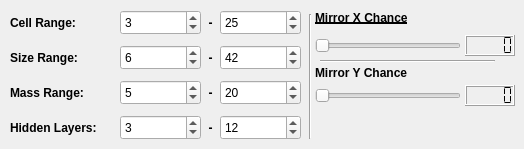
    <widget class="QWidget" name="tab_2">
     <attribute name="title">
      <string>Creation Controls</string>
     </attribute>
     <widget class="QLabel" name="cell_range_label">
      <property name="geometry">
       <rect>
        <x>10</x>
        <y>10</y>
        <width>101</width>
        <height>25</height>
       </rect>
      </property>
      <property name="font">
       <font>
        <weight>75</weight>
        <bold>true</bold>
       </font>
      </property>
      <property name="toolTip">
       <string extracomment="The amount of CO2 in this world"/>
      </property>
      <property name="statusTip">
       <string/>
      </property>
      <property name="whatsThis">
       <string/>
      </property>
      <property name="text">
       <string>Cell Range:</string>
      </property>
     </widget>
     <widget class="QSpinBox" name="min_cell_range_spinbox">
      <property name="geometry">
       <rect>
        <x>120</x>
        <y>10</y>
        <width>81</width>
        <height>25</height>
       </rect>
      </property>
      <property name="toolTip">
       <string extracomment="Amount of CO2 to add"/>
      </property>
      <property name="statusTip">
       <string>Minimum number of cells per organism</string>
      </property>
      <property name="minimum">
       <number>1</number>
      </property>
      <property name="maximum">
       <number>999999999</number>
      </property>
      <property name="value">
       <number>3</number>
      </property>
     </widget>
     <widget class="QSpinBox" name="max_cell_range_spinbox">
      <property name="geometry">
       <rect>
        <x>220</x>
        <y>10</y>
        <width>81</width>
        <height>25</height>
       </rect>
      </property>
      <property name="toolTip">
       <string extracomment="Amount of CO2 to add"/>
      </property>
      <property name="statusTip">
       <string>Maximum number of cells per organism</string>
      </property>
      <property name="minimum">
       <number>2</number>
      </property>
      <property name="maximum">
       <number>999999999</number>
      </property>
      <property name="value">
       <number>25</number>
      </property>
     </widget>
     <widget class="QLabel" name="dash">
      <property name="geometry">
       <rect>
        <x>200</x>
        <y>10</y>
        <width>21</width>
        <height>25</height>
       </rect>
      </property>
      <property name="font">
       <font>
        <weight>75</weight>
        <bold>true</bold>
       </font>
      </property>
      <property name="toolTip">
       <string extracomment="The amount of CO2 in this world"/>
      </property>
      <property name="statusTip">
       <string/>
      </property>
      <property name="whatsThis">
       <string/>
      </property>
      <property name="text">
       <string>-</string>
      </property>
      <property name="alignment">
       <set>Qt::AlignCenter</set>
      </property>
     </widget>
     <widget class="QSpinBox" name="min_size_range_spinbox">
      <property name="geometry">
       <rect>
        <x>120</x>
        <y>45</y>
        <width>81</width>
        <height>25</height>
       </rect>
      </property>
      <property name="toolTip">
       <string extracomment="Amount of CO2 to add"/>
      </property>
      <property name="statusTip">
       <string>Minimum size for each cell</string>
      </property>
      <property name="minimum">
       <number>1</number>
      </property>
      <property name="maximum">
       <number>999999999</number>
      </property>
      <property name="value">
       <number>6</number>
      </property>
     </widget>
     <widget class="QLabel" name="size_range_label">
      <property name="geometry">
       <rect>
        <x>10</x>
        <y>45</y>
        <width>101</width>
        <height>25</height>
       </rect>
      </property>
      <property name="font">
       <font>
        <weight>75</weight>
        <bold>true</bold>
       </font>
      </property>
      <property name="toolTip">
       <string extracomment="The amount of CO2 in this world"/>
      </property>
      <property name="statusTip">
       <string/>
      </property>
      <property name="whatsThis">
       <string/>
      </property>
      <property name="text">
       <string>Size Range:</string>
      </property>
     </widget>
     <widget class="QSpinBox" name="max_size_range_spinbox">
      <property name="geometry">
       <rect>
        <x>220</x>
        <y>45</y>
        <width>81</width>
        <height>25</height>
       </rect>
      </property>
      <property name="toolTip">
       <string extracomment="Amount of CO2 to add"/>
      </property>
      <property name="statusTip">
       <string>Maximum size per cell</string>
      </property>
      <property name="minimum">
       <number>2</number>
      </property>
      <property name="maximum">
       <number>999999999</number>
      </property>
      <property name="value">
       <number>42</number>
      </property>
     </widget>
     <widget class="QLabel" name="dash_2">
      <property name="geometry">
       <rect>
        <x>200</x>
        <y>45</y>
        <width>21</width>
        <height>25</height>
       </rect>
      </property>
      <property name="font">
       <font>
        <weight>75</weight>
        <bold>true</bold>
       </font>
      </property>
      <property name="toolTip">
       <string extracomment="The amount of CO2 in this world"/>
      </property>
      <property name="statusTip">
       <string/>
      </property>
      <property name="whatsThis">
       <string/>
      </property>
      <property name="text">
       <string>-</string>
      </property>
      <property name="alignment">
       <set>Qt::AlignCenter</set>
      </property>
     </widget>
     <widget class="QSpinBox" name="min_mass_range_spinbox">
      <property name="geometry">
       <rect>
        <x>120</x>
        <y>80</y>
        <width>81</width>
        <height>25</height>
       </rect>
      </property>
      <property name="toolTip">
       <string extracomment="Amount of CO2 to add"/>
      </property>
      <property name="statusTip">
       <string>Minimum mass per cell</string>
      </property>
      <property name="minimum">
       <number>1</number>
      </property>
      <property name="maximum">
       <number>999999999</number>
      </property>
      <property name="value">
       <number>5</number>
      </property>
     </widget>
     <widget class="QLabel" name="mass_range_label">
      <property name="geometry">
       <rect>
        <x>10</x>
        <y>80</y>
        <width>101</width>
        <height>25</height>
       </rect>
      </property>
      <property name="font">
       <font>
        <weight>75</weight>
        <bold>true</bold>
       </font>
      </property>
      <property name="toolTip">
       <string extracomment="The amount of CO2 in this world"/>
      </property>
      <property name="statusTip">
       <string/>
      </property>
      <property name="whatsThis">
       <string/>
      </property>
      <property name="text">
       <string>Mass Range:</string>
      </property>
     </widget>
     <widget class="QSpinBox" name="max_mass_range_spinbox">
      <property name="geometry">
       <rect>
        <x>220</x>
        <y>80</y>
        <width>81</width>
        <height>25</height>
       </rect>
      </property>
      <property name="toolTip">
       <string extracomment="Amount of CO2 to add"/>
      </property>
      <property name="statusTip">
       <string>Maximum mass per cell</string>
      </property>
      <property name="minimum">
       <number>2</number>
      </property>
      <property name="maximum">
       <number>999999999</number>
      </property>
      <property name="value">
       <number>20</number>
      </property>
     </widget>
     <widget class="QLabel" name="dash_3">
      <property name="geometry">
       <rect>
        <x>200</x>
        <y>80</y>
        <width>21</width>
        <height>25</height>
       </rect>
      </property>
      <property name="font">
       <font>
        <weight>75</weight>
        <bold>true</bold>
       </font>
      </property>
      <property name="toolTip">
       <string extracomment="The amount of CO2 in this world"/>
      </property>
      <property name="statusTip">
       <string/>
      </property>
      <property name="whatsThis">
       <string/>
      </property>
      <property name="text">
       <string>-</string>
      </property>
      <property name="alignment">
       <set>Qt::AlignCenter</set>
      </property>
     </widget>
     <widget class="Line" name="line">
      <property name="geometry">
       <rect>
        <x>300</x>
        <y>14</y>
        <width>20</width>
        <height>125</height>
       </rect>
      </property>
      <property name="orientation">
       <enum>Qt::Vertical</enum>
      </property>
     </widget>
     <widget class="QLabel" name="mirror_x_label">
      <property name="geometry">
       <rect>
        <x>315</x>
        <y>5</y>
        <width>121</width>
        <height>25</height>
       </rect>
      </property>
      <property name="font">
       <font>
        <weight>75</weight>
        <bold>true</bold>
        <underline>true</underline>
       </font>
      </property>
      <property name="toolTip">
       <string extracomment="The amount of CO2 in this world"/>
      </property>
      <property name="statusTip">
       <string/>
      </property>
      <property name="whatsThis">
       <string/>
      </property>
      <property name="text">
       <string>Mirror X Chance</string>
      </property>
     </widget>
     <widget class="QSlider" name="mirror_x_slider">
      <property name="geometry">
       <rect>
        <x>315</x>
        <y>35</y>
        <width>146</width>
        <height>21</height>
       </rect>
      </property>
      <property name="statusTip">
       <string>The chance a new organism will be mirrored on the X axis</string>
      </property>
      <property name="maximum">
       <number>100</number>
      </property>
      <property name="orientation">
       <enum>Qt::Horizontal</enum>
      </property>
      <property name="tickInterval">
       <number>0</number>
      </property>
     </widget>
     <widget class="QLCDNumber" name="mirror_x_lcd">
      <property name="geometry">
       <rect>
        <x>465</x>
        <y>35</y>
        <width>50</width>
        <height>21</height>
       </rect>
      </property>
      <property name="smallDecimalPoint">
       <bool>false</bool>
      </property>
      <property name="mode">
       <enum>QLCDNumber::Dec</enum>
      </property>
      <property name="segmentStyle">
       <enum>QLCDNumber::Flat</enum>
      </property>
     </widget>
     <widget class="QSlider" name="mirror_y_slider">
      <property name="geometry">
       <rect>
        <x>315</x>
        <y>85</y>
        <width>146</width>
        <height>21</height>
       </rect>
      </property>
      <property name="statusTip">
       <string>The chance a new organism will be mirrored on the Y axis</string>
      </property>
      <property name="maximum">
       <number>100</number>
      </property>
      <property name="orientation">
       <enum>Qt::Horizontal</enum>
      </property>
     </widget>
     <widget class="QLCDNumber" name="mirror_y_lcd">
      <property name="geometry">
       <rect>
        <x>465</x>
        <y>85</y>
        <width>50</width>
        <height>21</height>
       </rect>
      </property>
      <property name="segmentStyle">
       <enum>QLCDNumber::Flat</enum>
      </property>
     </widget>
     <widget class="QLabel" name="mirror_y_label">
      <property name="geometry">
       <rect>
        <x>315</x>
        <y>60</y>
        <width>121</width>
        <height>25</height>
       </rect>
      </property>
      <property name="font">
       <font>
        <weight>75</weight>
        <bold>true</bold>
       </font>
      </property>
      <property name="toolTip">
       <string extracomment="The amount of CO2 in this world"/>
      </property>
      <property name="statusTip">
       <string/>
      </property>
      <property name="whatsThis">
       <string/>
      </property>
      <property name="text">
       <string>Mirror Y Chance</string>
      </property>
     </widget>
     <widget class="Line" name="line_2">
      <property name="geometry">
       <rect>
        <x>320</x>
        <y>60</y>
        <width>175</width>
        <height>3</height>
       </rect>
      </property>
      <property name="orientation">
       <enum>Qt::Horizontal</enum>
      </property>
     </widget>
     <widget class="QLabel" name="dash_4">
      <property name="geometry">
       <rect>
        <x>200</x>
        <y>115</y>
        <width>21</width>
        <height>25</height>
       </rect>
      </property>
      <property name="font">
       <font>
        <weight>75</weight>
        <bold>true</bold>
       </font>
      </property>
      <property name="toolTip">
       <string extracomment="The amount of CO2 in this world"/>
      </property>
      <property name="statusTip">
       <string/>
      </property>
      <property name="whatsThis">
       <string/>
      </property>
      <property name="text">
       <string>-</string>
      </property>
      <property name="alignment">
       <set>Qt::AlignCenter</set>
      </property>
     </widget>
     <widget class="QSpinBox" name="min_hid_val">
      <property name="geometry">
       <rect>
        <x>120</x>
        <y>115</y>
        <width>81</width>
        <height>25</height>
       </rect>
      </property>
      <property name="toolTip">
       <string extracomment="Amount of CO2 to add"/>
      </property>
      <property name="statusTip">
       <string>When creating a random creature, this is the minimum amount of hidden layers for its brain</string>
      </property>
      <property name="minimum">
       <number>1</number>
      </property>
      <property name="maximum">
       <number>999</number>
      </property>
      <property name="value">
       <number>3</number>
      </property>
     </widget>
     <widget class="QLabel" name="hidden_layers_label">
      <property name="geometry">
       <rect>
        <x>10</x>
        <y>115</y>
        <width>111</width>
        <height>25</height>
       </rect>
      </property>
      <property name="font">
       <font>
        <weight>75</weight>
        <bold>true</bold>
       </font>
      </property>
      <property name="toolTip">
       <string extracomment="The amount of CO2 in this world"/>
      </property>
      <property name="statusTip">
       <string/>
      </property>
      <property name="whatsThis">
       <string/>
      </property>
      <property name="text">
       <string>Hidden Layers:</string>
      </property>
     </widget>
     <widget class="QSpinBox" name="max_hid_val">
      <property name="geometry">
       <rect>
        <x>220</x>
        <y>115</y>
        <width>81</width>
        <height>25</height>
       </rect>
      </property>
      <property name="toolTip">
       <string extracomment="Amount of CO2 to add"/>
      </property>
      <property name="statusTip">
       <string>When creating a random creature, this is the maximum amount of hidden layers for its brain</string>
      </property>
      <property name="minimum">
       <number>2</number>
      </property>
      <property name="maximum">
       <number>999</number>
      </property>
      <property name="value">
       <number>12</number>
      </property>
     </widget>
    </widget>
